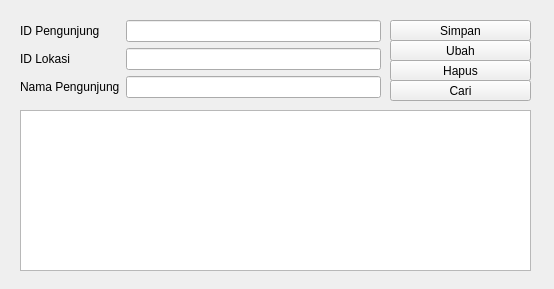
<?xml version="1.0" encoding="UTF-8"?>
<ui version="4.0">
 <class>formpengunjung</class>
 <widget class="QWidget" name="formpengunjung">
  <property name="geometry">
   <rect>
    <x>0</x>
    <y>0</y>
    <width>554</width>
    <height>289</height>
   </rect>
  </property>
  <property name="windowTitle">
   <string>Form</string>
  </property>
  <widget class="QWidget" name="formLayoutWidget">
   <property name="geometry">
    <rect>
     <x>20</x>
     <y>20</y>
     <width>361</width>
     <height>91</height>
    </rect>
   </property>
   <layout class="QFormLayout" name="formLayout">
    <item row="0" column="0">
     <widget class="QLabel" name="id_pengunjungLabel">
      <property name="text">
       <string>ID Pengunjung</string>
      </property>
     </widget>
    </item>
    <item row="0" column="1">
     <widget class="QLineEdit" name="id_pengunjungLineEdit"/>
    </item>
    <item row="1" column="0">
     <widget class="QLabel" name="id_lokasiLabel">
      <property name="text">
       <string>ID Lokasi</string>
      </property>
     </widget>
    </item>
    <item row="1" column="1">
     <widget class="QLineEdit" name="id_lokasiLineEdit"/>
    </item>
    <item row="2" column="0">
     <widget class="QLabel" name="nama_pengunjungLabel">
      <property name="text">
       <string>Nama Pengunjung</string>
      </property>
     </widget>
    </item>
    <item row="2" column="1">
     <widget class="QLineEdit" name="nama_pengunjungLineEdit"/>
    </item>
   </layout>
  </widget>
  <widget class="QPushButton" name="pushButton">
   <property name="geometry">
    <rect>
     <x>390</x>
     <y>20</y>
     <width>141</width>
     <height>21</height>
    </rect>
   </property>
   <property name="text">
    <string>Simpan</string>
   </property>
  </widget>
  <widget class="QPushButton" name="pushButton_2">
   <property name="geometry">
    <rect>
     <x>390</x>
     <y>40</y>
     <width>141</width>
     <height>21</height>
    </rect>
   </property>
   <property name="text">
    <string>Ubah</string>
   </property>
  </widget>
  <widget class="QPushButton" name="pushButton_3">
   <property name="geometry">
    <rect>
     <x>390</x>
     <y>60</y>
     <width>141</width>
     <height>21</height>
    </rect>
   </property>
   <property name="text">
    <string>Hapus</string>
   </property>
  </widget>
  <widget class="QPushButton" name="pushButton_4">
   <property name="geometry">
    <rect>
     <x>390</x>
     <y>80</y>
     <width>141</width>
     <height>21</height>
    </rect>
   </property>
   <property name="text">
    <string>Cari</string>
   </property>
  </widget>
  <widget class="QTableView" name="tablepengunjung">
   <property name="geometry">
    <rect>
     <x>20</x>
     <y>110</y>
     <width>511</width>
     <height>161</height>
    </rect>
   </property>
  </widget>
 </widget>
 <resources/>
 <connections/>
</ui>
